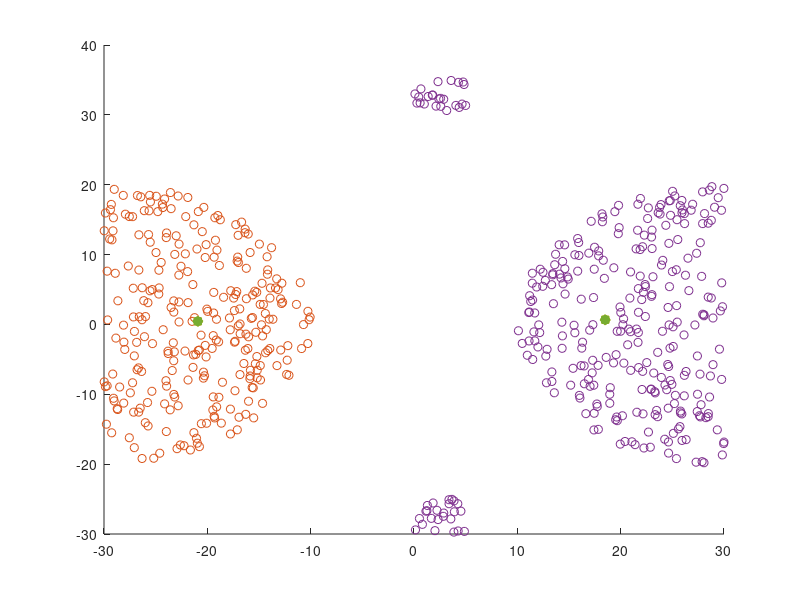

MATLAB code to generate this figure:
% *********************************************
% Unsupervised Learning 
% K-Means algorithm
% Deep.I Inc.
% https://deep-eye.tistory.com/24
% deepi.contact.us@gmail.com
% *********************************************

load sample_data_set_1.mat

% Number of Clusters
k = 2;                       
% Centroid Initialization
rand = randperm(length(X),k);
u = X(rand ,:);
% Number of iterations
z = 10;

for z=1:10
    % Create Cluster Set
    C = cell(k,1);
    for j=1:length(X)
        % Distance
        for i =1:k
            dist(i,1) = norm(X(j,:)-u(i,:));
        end
        % Assign each observation to the cluster with the nearest mean
        arg = find(dist==min(dist));
        C{arg}(end+1,:) = X(j,:);
    end
    
   % Update
    for i = 1:k
        cluster = C{i};
        cluster = sum(cluster) ./ sum(cluster~=0,1);
        try
            u(i,:) = cluster;
        end
    end
    
    % plot
    cla; hold on;
    for i = 1: k
        cluster = C{i};
        try
            scatter(cluster(:,1),cluster(:,2))
            scatter(u(:,1),u(:,2),'*r','LineWidth',5)
        end
    end
    pause(0.5)  
end


